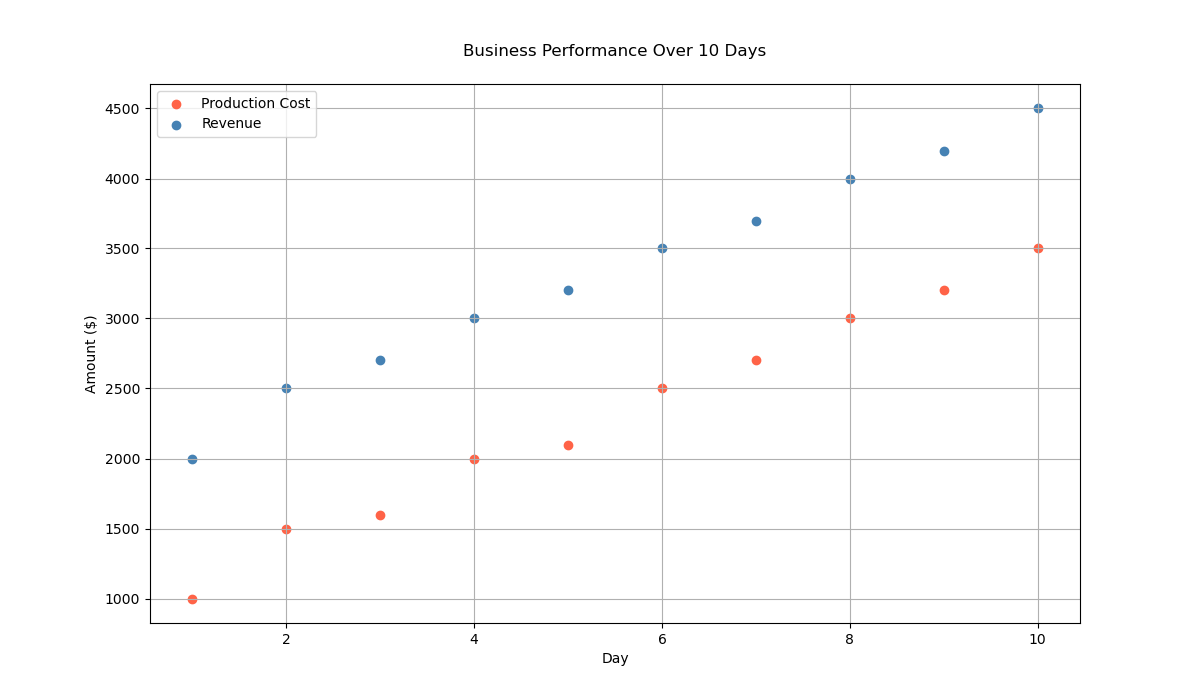

Python code for this plot:

import matplotlib.pyplot as plt

# Data
days = [1, 2, 3, 4, 5, 6, 7, 8, 9, 10]
production_cost = [1000, 1500, 1600, 2000, 2100, 2500, 2700, 3000, 3200, 3500]
revenue = [2000, 2500, 2700, 3000, 3200, 3500, 3700, 4000, 4200, 4500]

# Scatter plot
plt.figure(figsize=(12, 7))  # Width:12, Height:7
plt.scatter(days, production_cost, color='#FF6347', label='Production Cost')  # Tomato Red
plt.scatter(days, revenue, color='#4682B4', label='Revenue')  # Steel Blue

# Customize the plot
plt.title('Business Performance Over 10 Days', pad=20)
plt.xlabel('Day')
plt.ylabel('Amount ($)')
plt.legend(loc='upper left')
plt.grid(True)

# Show the plot
plt.show()
